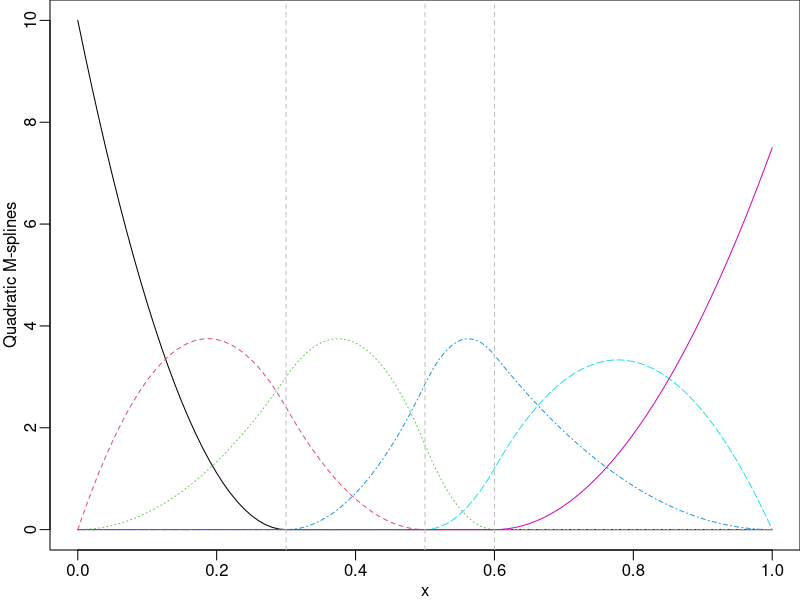
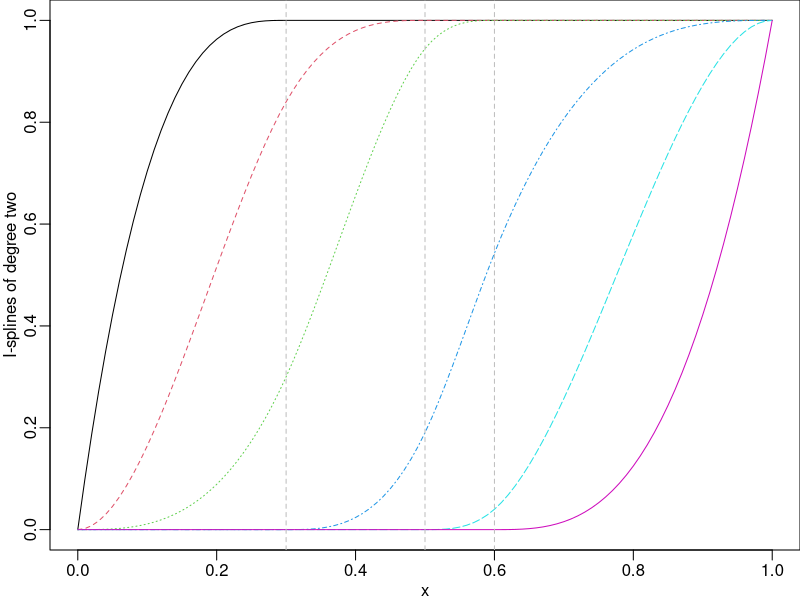
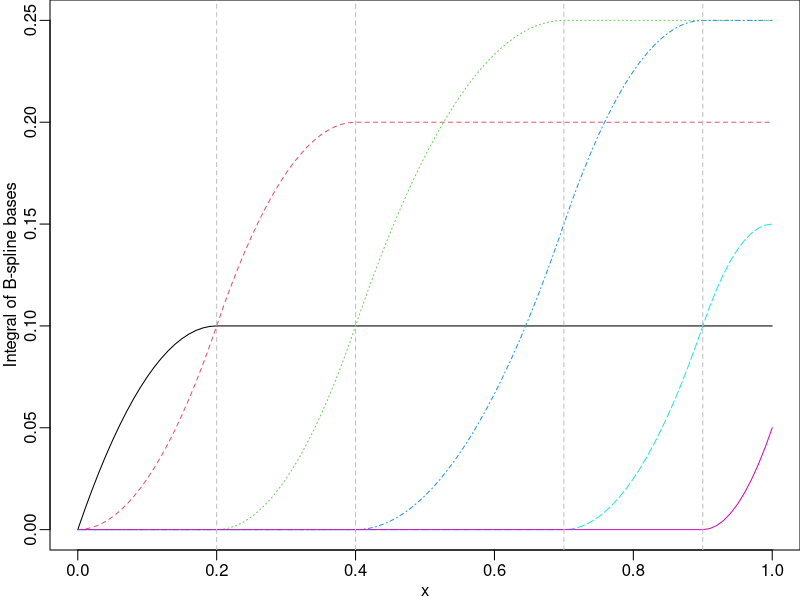

These charts were generated, in order, by the following R code: (Note: this script raises an error after producing the figures.)
## ---- chunk 1
library(splines2)
knots <- c(0.3, 0.5, 0.6)
x <- seq(0, 1, 0.01)
msOut <- mSpline(x, knots = knots, degree = 2, intercept = TRUE) # M-splines
library(graphics) # attach graphics just in case for plots
par(mar = c(2.5, 2.5, 0, 0), mgp = c(1.5, 0.5, 0))
matplot(x, msOut, type = "l", ylab = "Quadratic M-splines")
abline(v = knots, lty = 2, col = "gray") # internal knots
## ---- chunk 2
isOut <- iSpline(x, knots = knots, degree = 2, intercept = TRUE) # I-splines
par(mar = c(2.5, 2.5, 0, 0), mgp = c(1.5, 0.5, 0))
matplot(x, isOut, type = "l", ylab = "I-splines of degree two")
abline(v = knots, lty = 2, col = "gray") # internal knots
## ---- chunk 3
knots <- c(0.2, 0.4, 0.7, 0.9)
ibsOut <- ibs(x, knots = knots, degree = 1, intercept = TRUE)
par(mar = c(2.5, 2.5, 0, 0), mgp = c(1.5, 0.5, 0))
matplot(x, ibsOut, type = "l", ylab = "Integral of B-spline bases")
abline(v = knots, lty = 2, col = "gray")
matplot(x, attr(ibsOut, "bsMat"), type = "l",
        ylab = "B-spline bases")
abline(v = knots, lty = 2, col = "gray")
